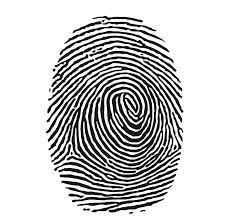
#> input picture Imgs/fingerprint.jpg, 229 x 220 px
$ python 5.1.py
#> lines starting #> are read from the running program, lines starting #| are printed output that depends on the picture
import cv2
import numpy as np
from matplotlib import pyplot as plt

img = cv2.imread('../Imgs/fingerprint.jpg')
#> img is the input picture: shape (220, 229, 3); mean B, G, R 199.7, 199.8, 200.3
img1 = cv2.imread('../Imgs/fingerprint.jpg')

kernel = np.ones((5, 5), np.uint8)  # 卷积核
kernel2 = np.ones((10, 10), np.uint8)  # 卷积核

# erosion = cv2.erode(img, kernel, iterations=1)  # 腐蚀
# dilation = cv2.dilate(img, kernel, iterations=1)  # 膨胀
opening = cv2.morphologyEx(img1, cv2.MORPH_OPEN, kernel)  # 开运算
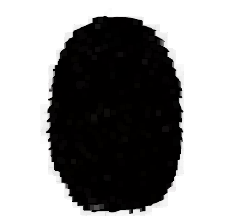
#> opening: shape (220, 229, 3); mean B, G, R 144.9, 144.9, 145.4
# 先进性腐蚀再进行膨胀就叫做开运算,它被用 来去除噪声
closing = cv2.morphologyEx(img1, cv2.MORPH_CLOSE, kernel)  # 闭运算
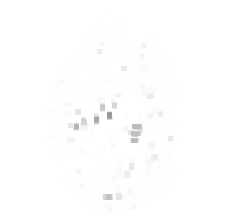
#> closing: shape (220, 229, 3); mean B, G, R 253.6, 253.8, 254.1
# 先膨胀再腐蚀。它经常被用来填充前景物体中的小洞，或者前景物体上的小黑点
# gradient = cv2.morphologyEx(img, cv2.MORPH_GRADIENT, kernel)  # 形态学梯度
# tophat = cv2.morphologyEx(img, cv2.MORPH_TOPHAT, kernel2)  # 礼帽
# 原始图像与进行开运算之后得到的图像的差
# blackhat = cv2.morphologyEx(img, cv2.MORPH_BLACKHAT, kernel2)  # 黑帽
# 进行闭运算之后得到的图像与原始图像的差

plt.subplot(131), plt.imshow(img), plt.title('Original')
# plt.subplot(242), plt.imshow(erosion), plt.title('Erosion')
# plt.subplot(243), plt.imshow(dilation), plt.title('Dilation')
plt.subplot(132), plt.imshow(opening), plt.title('Opening')
plt.subplot(133), plt.imshow(closing), plt.title('Closing')
# plt.subplot(246), plt.imshow(gradient), plt.title('Gradient')
# plt.subplot(247), plt.imshow(tophat), plt.title('Tophat')
# plt.subplot(248), plt.imshow(blackhat), plt.title('Blackhat')

plt.show()
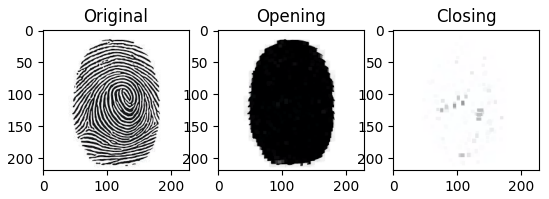
#> figure drawn by matplotlib, 3 panels; B, G, R data is drawn as R, G, B

$ run again, with Imgs/exp5.jpg copied over Imgs/fingerprint.jpg
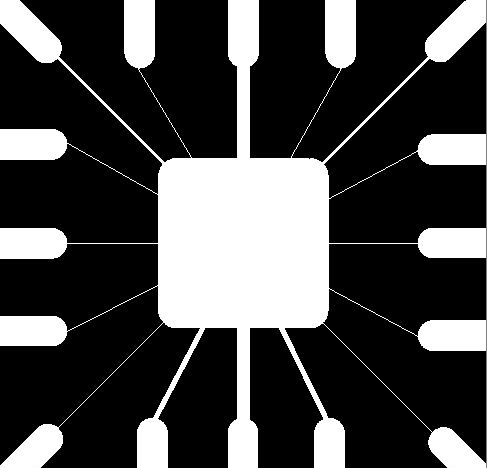
#> input picture Imgs/exp5.jpg, 487 x 468 px
#> img is the input picture: shape (468, 487, 3); min 0, max 255, mean 71.5
#> `opening = cv2.morphologyEx(img1, cv2.MORPH_OPEN, kernel)`:
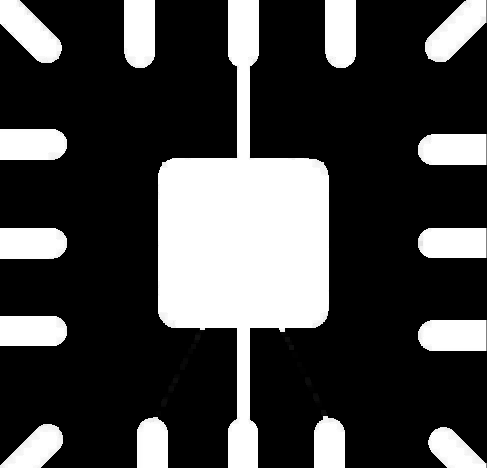
#> opening: shape (468, 487, 3); min 0, max 255, mean 67.7
#> `plt.show()`:
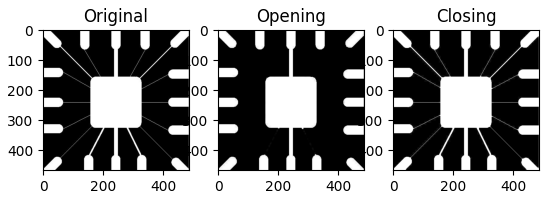
#> figure drawn by matplotlib, 3 panels
